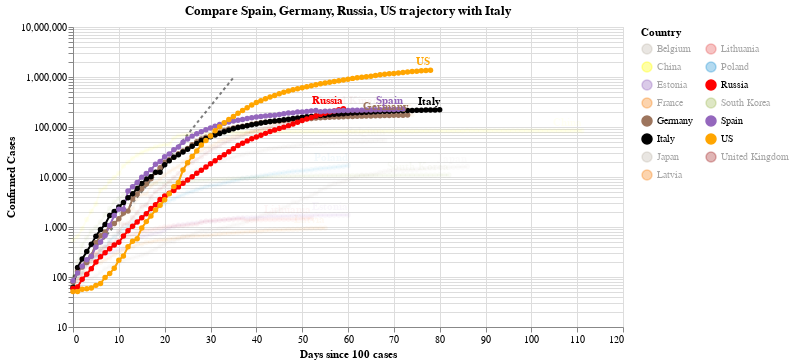

Notebook source saved alongside this figure:
### Code cell
#hide_input
chart2 = make_since_chart(dff2, ['Spain', 'Germany','Russia', 'US'], baseline_countries)
chart2

### Figure 1 — Vega-Lite specification as saved in the notebook (floating-point values rounded to 4 significant figures; data arrays with more than 128 entries replaced by an {"elided": "..."} marker saying what was removed)
{"config": {"view": {"continuousWidth": 400, "continuousHeight": 300}}, "layer": [{"data": {"name": "data-628230001892d6798b50651be41d1b3e"}, "mark": {"type": "line", "color": "black", "opacity": 0.5, "strokeDash": [3, 3]}, "encoding": {"x": {"type": "quantitative", "field": "Days since 100 cases"}, "y": {"type": "quantitative", "field": "Confirmed Cases"}}}, {"data": {"name": "data-40dc5f7833f959efd3d4bd90a17e305a"}, "mark": {"type": "line", "point": true}, "encoding": {"color": {"type": "nominal", "field": "Country", "legend": {"columns": 2}, "scale": {"domain": ["Belgium", "China", "Estonia", "France", "Germany", "Italy", "Japan", "Latvia", "Lithuania", "Poland", "Russia", "South Korea", "Spain", "US", "United Kingdom"], "range": ["#C1B7AD", "yellow", "#9467bd", "#F58518", "#9D755D", "black", "#C1B7AD", "#F58518", "#E45756", "#2495D3", "red", "#A1BA59", "#9467bd", "orange", "brown"]}}, "opacity": {"condition": {"value": 1, "selection": "selector009"}, "value": 0.05}, "tooltip": [{"type": "nominal", "field": "Country"}, {"type": "temporal", "field": "Date"}, {"type": "quantitative", "field": "Confirmed Cases"}, {"type": "quantitative", "field": "Days since 100 cases"}], "x": {"type": "quantitative", "field": "Days since 100 cases"}, "y": {"type": "quantitative", "field": "Confirmed Cases", "scale": {"type": "log"}}}, "selection": {"selector009": {"type": "multi", "fields": ["Country"], "bind": "legend", "init": [{"Country": "Spain"}, {"Country": "Germany"}, {"Country": "Russia"}, {"Country": "US"}, {"Country": "Italy"}]}}, "width": 550}, {"data": {"name": "data-40dc5f7833f959efd3d4bd90a17e305a"}, "mark": {"type": "text", "align": "right", "dy": -8, "fontWeight": "bold"}, "encoding": {"color": {"type": "nominal", "field": "Country", "legend": {"columns": 2}, "scale": {"domain": ["Belgium", "China", "Estonia", "France", "Germany", "Italy", "Japan", "Latvia", "Lithuania", "Poland", "Russia", "South Korea", "Spain", "US", "United Kingdom"], "range": ["#C1B7AD", "yellow", "#9467bd", "#F58518", "#9D755D", "black", "#C1B7AD", "#F58518", "#E45756", "#2495D3", "red", "#A1BA59", "#9467bd", "orange", "brown"]}}, "opacity": {"condition": {"value": 1, "selection": "selector009"}, "value": 0.05}, "text": {"type": "nominal", "field": "Country"}, "tooltip": [{"type": "nominal", "field": "Country"}, {"type": "temporal", "field": "Date"}, {"type": "quantitative", "field": "Confirmed Cases"}, {"type": "quantitative", "field": "Days since 100 cases"}], "x": {"type": "quantitative", "field": "Days since 100 cases"}, "y": {"type": "quantitative", "field": "Confirmed Cases", "scale": {"type": "log"}}}, "transform": [{"filter": "(datum['Date'] >= 1589241600000)"}], "width": 550}], "title": "Compare Spain, Germany, Russia, US trajectory with Italy", "$schema": "https://vega.github.io/schema/vega-lite/v4.0.2.json", "datasets": {"data-628230001892d6798b50651be41d1b3e": [{"Days since 100 cases": 0, "Confirmed Cases": 100.0}, {"Days since 100 cases": 1, "Confirmed Cases": 130.0}, {"Days since 100 cases": 2, "Confirmed Cases": 169.0}, {"Days since 100 cases": 3, "Confirmed Cases": 219.7}, {"Days since 100 cases": 4, "Confirmed Cases": 285.6}, {"Days since 100 cases": 5, "Confirmed Cases": 371.3}, {"Days since 100 cases": 6, "Confirmed Cases": 482.7}, {"Days since 100 cases": 7, "Confirmed Cases": 627.5}, {"Days since 100 cases": 8, "Confirmed Cases": 815.7}, {"Days since 100 cases": 9, "Confirmed Cases": 1060.0}, {"Days since 100 cases": 10, "Confirmed Cases": 1379.0}, {"Days since 100 cases": 11, "Confirmed Cases": 1792.0}, {"Days since 100 cases": 12, "Confirmed Cases": 2330.0}, {"Days since 100 cases": 13, "Confirmed Cases": 3029.0}, {"Days since 100 cases": 14, "Confirmed Cases": 3937.0}, {"Days since 100 cases": 15, "Confirmed Cases": 5119.0}, {"Days since 100 cases": 16, "Confirmed Cases": 6654.0}, {"Days since 100 cases": 17, "Confirmed Cases": 8650.0}, {"Days since 100 cases": 18, "Confirmed Cases": 11250.0}, {"Days since 100 cases": 19, "Confirmed Cases": 14620.0}, {"Days since 100 cases": 20, "Confirmed Cases": 19000.0}, {"Days since 100 cases": 21, "Confirmed Cases": 24710.0}, {"Days since 100 cases": 22, "Confirmed Cases": 32120.0}, {"Days since 100 cases": 23, "Confirmed Cases": 41750.0}, {"Days since 100 cases": 24, "Confirmed Cases": 54280.0}, {"Days since 100 cases": 25, "Confirmed Cases": 70560.0}, {"Days since 100 cases": 26, "Confirmed Cases": 91730.0}, {"Days since 100 cases": 27, "Confirmed Cases": 119300.0}, {"Days since 100 cases": 28, "Confirmed Cases": 155000.0}, {"Days since 100 cases": 29, "Confirmed Cases": 201500.0}, {"Days since 100 cases": 30, "Confirmed Cases": 262000.0}, {"Days since 100 cases": 31, "Confirmed Cases": 340600.0}, {"Days since 100 cases": 32, "Confirmed Cases": 442800.0}, {"Days since 100 cases": 33, "Confirmed Cases": 575600.0}, {"Days since 100 cases": 34, "Confirmed Cases": 748300.0}, {"Days since 100 cases": 35, "Confirmed Cases": 972800.0}], "data-40dc5f7833f959efd3d4bd90a17e305a": {"elided": "1095 records"}}}
